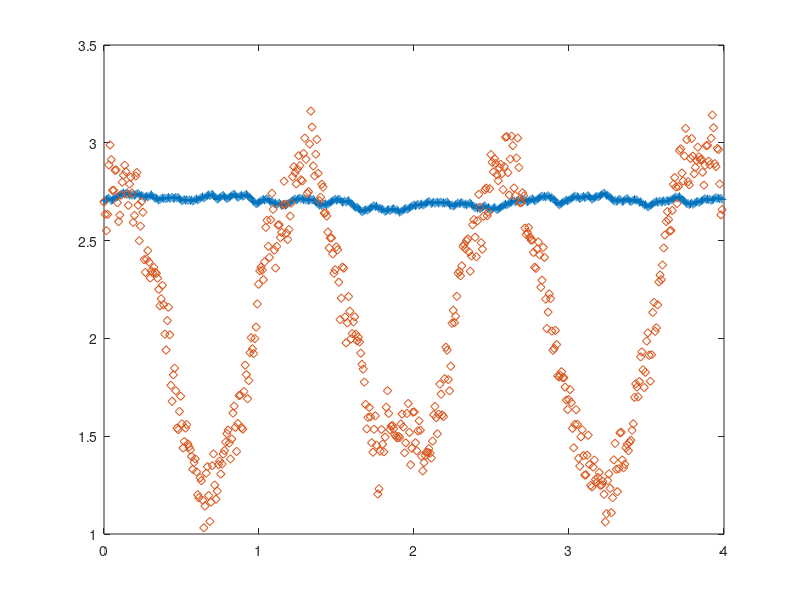

Recreate this plot in MATLAB. (Note: this script raises an error after producing the figure.)
% FetchObj( [hex2dec('2002'),1] , DataType.long , 'ManipStat 47' )
% 
% 
% SendObj( [hex2dec('2002'),2] , 1.2345, DataType.float , 'ManipStat 47' )
% FetchObj( [hex2dec('2002'),2] , DataType.float , 'ManipStat 47' )
% 
% 
% SendObj( [hex2dec('2220'),2] , hex2dec('12345')  , DataType.long , 'Master Blaster' )
% SendObj( [hex2dec('2220'),3] , 1 , DataType.long , 'Set voltage mode' )
% SendObj( [hex2dec('2220'),4] , 1 , DataType.long , 'Motor On' )
% 
% SendObj( [hex2dec('2220'),4] , 0 , DataType.long , 'Motor Off' )
% 
% SendObj( [hex2dec('2220'),6] , -300 , DataType.float , 'Motor On' ); 
% 
% SendObj( [hex2dec('2220'),19] , 1 , DataType.long , 'Ena PS' ); 

 x = load('RecordSpeedRslt.mat');
 r = x.r ; 
 t = r.t ; 
 figure(100) ; clf
 Ts = 50e-6 ; 
 Ki = 500   ; 
 Kp = 5 ; 
 plot( t,  r.PIState(1) + Ki * cumsum(r.SpeedCommand * Ts -r.UserPosDelta) ,'+-', t  , r.PIState ,'d')
 figure(101) ; clf
F1 = 180 ; Xi1 = 0.5 ; F2 = 30 ; Xi2 = 0.85 ; IsSimplepole = 0 ; IsSimplezero = 1 ; SimpleP = inf ; SimpleZ = inf ;  
tf1 = Get2ndOrder(Ts,IsSimplepole,IsSimplezero,F1,F2,Xi1,Xi2,SimpleP,SimpleZ) %#ok<NOPTS> 
F1 = 30 ; Xi1 = 0.8 ; F2 = 24 ; Xi2 = 0.6 ; IsSimplepole = 0 ; IsSimplezero = 0 ; SimpleP = inf ; SimpleZ = inf ;  
tf2 = Get2ndOrder(Ts,IsSimplepole,IsSimplezero,F1,F2,Xi1,Xi2,SimpleP,SimpleZ) %#ok<NOPTS> 
ys = lsim(tf1*tf2,r.PiOut);
figure(51) ; 
plot( t,  r.PiOut , t , r.CurrentCommand , t , ys ,'d') ;
bbb = load('ccc.mat') ;
bbb = bbb.fp ; 
w    = bbb.f * 2 * pi ; 
g = c2d(tf( 60, [1,0,0]),Ts ) ; 
gv = c2d(tf( 60, [1,0]),Ts ) ; 
ag = freqresp ( gv , w ) ; ag = abs(ag(:) ) ; 
figure(60) ;
semilogx( w , 20 * log10( ag ) )

ag = freqresp ( g , w ) ; ag = abs(ag(:) ) ; 
figure(61) ; 
semilogx( w , bbb.logamp , w , 20 * log10( ag ) )

figure(52) ;
yp = lsim( g , r.CurrentCommand ); 
plot( t , yp , t , cumsum(r.UserPosDelta+0.0000083) ) ; legend('sim','act') 
gpi = (Kp + Ki * Ts * tf ([1,0],[1,-1],Ts)) * tf1 * tf2 ;



